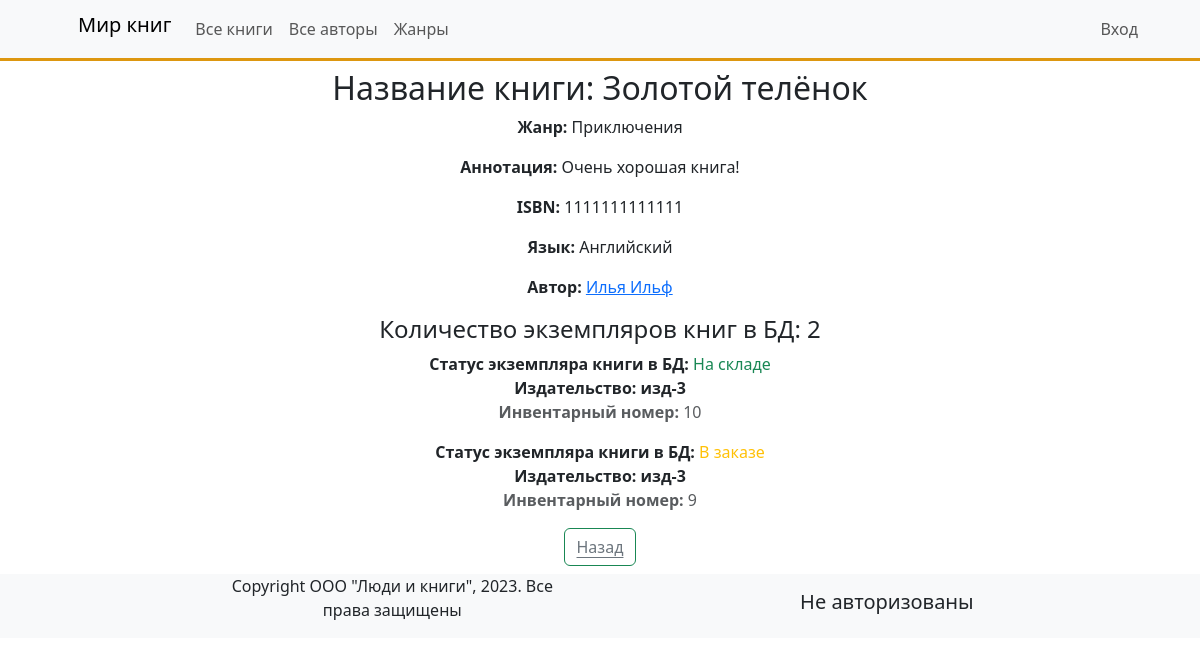
Screenshot of /book/1/ with the database file from the repository.
### catalog/models.py (models this page shows, shortened)
class Book(models.Model):
    title = models.CharField(max_length=200,
                             help_text='Введите назваие книги',
                             verbose_name='Название книги')
    genre = models.ForeignKey('Genre', on_delete=models.CASCADE,
                              help_text=" Выберите жанр для книги",
                              verbose_name="Жaнp книги", null=True)
    language = models.ForeignKey('Language', on_delete=models.CASCADE,
                                 help_text=" Выберите язык для книги",
                                 verbose_name="Язык книги", null=True)
    author = models.ManyToManyField('Author',
                                    help_text="Выберите автора книги",
                                    verbose_name="Aвтop книги")
    summary = models.TextField(help_text="Введите краткое описание книги",
                               verbose_name="Аннотация книги")
    isbn = models.CharField(max_length=13,
                            help_text="Должно содержать 13 символов",
                            verbose_name="ISBN книги")
    def display_author(self):
        authors = [author.last_name for author in self.author.all()]
        return ', '.join(authors)
    display_author.short_description = 'Авторы'
    class Meta:
        verbose_name = 'Книга'
        verbose_name_plural = 'Книги'

class Genre(models.Model):
    name = models.CharField(max_length=200, help_text='Введите жанр книги',
                            verbose_name='Жанр книги')
    def __str__(self):
        return self.name
    class Meta:
        verbose_name = 'Жанр'
        verbose_name_plural = 'Жанры'

class Language(models.Model):
    name = models.CharField(max_length=20, help_text='Введите язык книги',
                            verbose_name='Язык книги')
    def __str__(self):
        return self.name
    class Meta:
        verbose_name = 'Язык'
        verbose_name_plural = 'Языки'

class Author(models.Model):
    first_name = models.CharField(max_length=100, help_text='Введите имя автора',
                                  verbose_name='Имя автора')
    last_name = models.CharField(max_length=100, help_text='Введите фамилию автора',
                                 verbose_name='Фамилия автора')
    date_of_birth = models.DateField(help_text='Введите дату рождения', verbose_name='Дата рождения',
                                     null=True, blank=True)
    date_of_death = models.DateField(help_text='Введите дату смерти', verbose_name='Дата смерти',
                                     null=True, blank=True)
    class Meta:
        verbose_name = 'Автор'
        verbose_name_plural = 'Авторы'
        ordering = ['-id']

class BookInstance(models.Model):
    book = models.ForeignKey('Book', on_delete=models.CASCADE, null=True)
    inv_nom = models.CharField(max_length=20, null=True,
                               help_text="Введите инвентарный номер экземпляра",
                               verbose_name="Инвентарный номер")
    imprint = models.CharField(max_length=200,
                               help_text="Введите издательство и год выnуска",
                               verbose_name="Издательство")
    status = models.ForeignKey('Status', on_delete=models.CASCADE, null=True,
                               help_text='Изменить состояние экземпляра',
                               verbose_name="Cтaтyc экземпляра книги")
    due_back = models.DateField(null=True, blank=True, help_text="Введите конец срока статуса",
                                verbose_name="Дaтa окончания статуса")
    borrower = models.ForeignKey(User, on_delete=models.SET_NULL,
                                 null=True, blank=True, verbose_name='Заказчик',
                                 help_text='Выберите заказчика книги')
    class Meta:
        ordering = ['due_back']
        verbose_name = 'Экземпляр книги'
        verbose_name_plural = 'Экземпляры книг'

class Status(models.Model):
    name = models.CharField(max_length=20, help_text="Введите статус экземпляра книги",
                            verbose_name='Статус экземпляра книги')
    def __str__(self):
        return self.name
    class Meta:
        verbose_name = 'Статус'
        verbose_name_plural = 'Статусы'

### catalog/views.py (the view)
# urls.py: path('book/<int:pk>/', views.BookDetailView.as_view(), name='book-detail'),
class BookDetailView(DetailView):
    model = Book
    template_name = 'catalog/book_detail.html'
    def get_context_data(self, **kwargs):
        context = DetailView.get_context_data(self, **kwargs)
        if self.request.user.is_authenticated:
            user_bookinstance = BookInstance.objects.filter(book_id=self.kwargs['pk']).filter(
                borrower=self.request.user).filter(status__name='В заказе')
            if user_bookinstance:
                context['bk'] = user_bookinstance
            context['user_name'] = self.request.user
        return context

### catalog/templates/catalog/book_detail.html (shortened to what this page needs)
{% extends 'base.html' %}
{% block content %}
    <div class="container px-5 py-2">
        <div class="row justify-content-center text-center">
            <h2>Название книги: {{ book.title }}</h2>
            <div class="col-7">
                <p><strong>Жaнp:</strong> {{ book.genre }}</p>
                <p><strong>Аннотация:</strong> {{ book.summary }} </p>
                <p><strong>ISBN:</strong> {{ book.isbn }}</p>
                <p><strong>Язык:</strong> {{ book.language }}</p>
                <p><strong>Автор{% if book.author.count > 1 %}ы{% endif %}:</strong>
                    {% for author in book.author.all %}
                        <a href="{% url 'catalog:authors' %}">{{ author.first_name }} {{ author.last_name }}</a>
                    {% endfor %}
                </p>
                <h4>Количество экземпляров книг в БД: {{ book.bookinstance_set.all.count }}</h4>
                {% for stat in book.bookinstance_set.all %}
                    <p class="pb-0 mb-0">
                        <strong>Cтaтyc экземпляра книги в БД: </strong>
                        <span class="{% if stat.status.name == 'На складе' %}text-success
                        {% elif stat.status.name == 'Продана' %}text-danger
                        {% else %}text-warning{% endif %}">
                            {{ stat.status }}
                        </span>
                    </p>
                    <p class="my-0 pb-0"><strong>Издательство: {{ stat.imprint }}</strong></p>
                    <p class="text-muted pb-3 mb-0"><strong>Инвeнтapный нoмep:</strong> {{ stat.id }}</p>
                {% endfor %}
                <button type="button" class="btn btn-outline-success">
                    <a href="{% url 'catalog:books' %}"
                       class="link-secondary link-offset-2 link-underline-opacity-100 link-underline-opacity-100-hover">Назад</a>
                </button>
            </div>
        </div>
    </div>
{% endblock content %}

### templates/base.html (shortened to what this page needs)
    {% include 'include/header.html' %}
    {% block content %}{% endblock %}
    {% include 'include/footer.html' %}

### templates/include/header.html (shortened to what this page needs)
<!DOCTYPE html>
<html lang="ru">
<head>
    {% load django_bootstrap5 %}
    {% bootstrap_css %}
    {% load static %}
    <link rel="stylesheet" href="{% static 'css/style.css' %}">
</head>
<body>
{% block header %}
    <header class="container-fluid bg-light">
        <div class="container">
            <nav class="navbar navbar-expand-lg">
                <div class="container-fluid">
                    <a class="navbar-brand h1" href="{% url 'catalog:index' %}"><img
                            src="{% static 'images/shop-icon.svg' %}" alt="" class="img-logo my-2 me-4">Мир книг</a>
                    <div class="collapse navbar-collapse" id="navbarNav">
                        <ul class="navbar-nav">
                            <li class="nav-item">
                                <a class="nav-link" aria-current="page" href="{% url 'catalog:books' %}">Все книги</a>
                            </li>
                            <li class="nav-item">
                                <a class="nav-link" href="{% url 'catalog:authors' %}">Все авторы</a>
                            </li>
                            <li class="nav-item">
                                <a href="{% url 'catalog:genres' %}" class="nav-link ">Жанры</a>
                            </li>
                        </ul>
                    </div>
                    <ul class="navbar-nav justify-content-end">
                        <li class="nav-item">
                            {% if not user.is_authenticated %}
                                <a class="nav-link" href="{% url 'login' %}">Вход</a>
                            {% else %}
                                <a class="nav-link" href="{% url 'logout' %}">Выход</a>
                                </li>
                                <li class="nav-item">
                                    <a class="nav-link" href="{% url 'catalog:my-borrowed' %}">Мои заказы</a>
                                </li>
                            {% endif %}
                    </ul>
                </div>
            </nav>
        </div>
    </header>
{% endblock %}

### templates/include/footer.html
{% block footer %}
    <footer class="container-fluid bg-light">
        <div class="container px-5">
            <div class="row justify-content-evenly">
                <div class="col-4 text-center align-items-center">
                    {% block copyright %}
                        <p>Copyright ООО "Люди и книги", 2023. Все права защищены</p>
                    {% endblock %}
                </div>
                <div class="col-3 align-self-center text-end">
                    {% block now_user %}
                        {% if user.is_authenticated %}
                            <p class="h5">{{ user.username }}</p>
                        {% else %}
                            <p class="h5">Не авторизованы</p>
                        {% endif %}
                    {% endblock %}
                </div>
            </div>
        </div>
    </footer>
{% endblock %}
</body>
</html>

### static/css/style.css (style rules this page uses)
header { border-bottom: #dd9710 3px solid; font-size: 16px; }

### rows the page displays
Book: title "Золотой телёнок", genre "Приключения", summary "Очень хорошая книга!", isbn "1111111111111", language "Английский", bookinstance_set.all.count "2"
Author: first_name "Илья", last_name "Ильф"
BookInstance: status "На складе", imprint "изд-3", id "10"
BookInstance: status "В заказе", imprint "изд-3", id "9"
